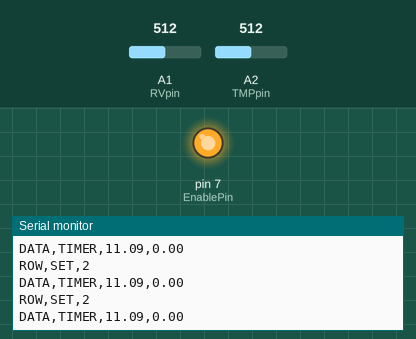
Simulated run of this sketch. Board: Arduino Uno, built with avr-gcc and run on an emulated ATmega328P. Parts: output pins drawn as LEDs (lit = HIGH), the last lines printed to the serial monitor. Inputs (shaded band) come from the test bench; at power-on: A2 (TMPpin) = 512, A1 (RVpin) = 512.

Above: at 1.2 s.
1.3 s: A2 (TMPpin) set to 529
At 1.9 s:
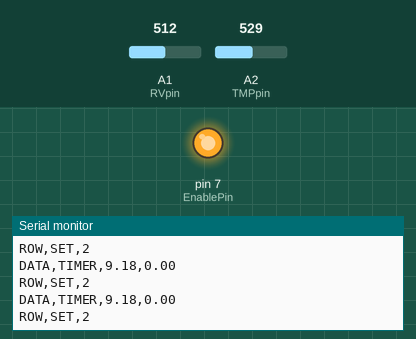
4.3 s: A1 (RVpin) set to 414
At 5.4 s:
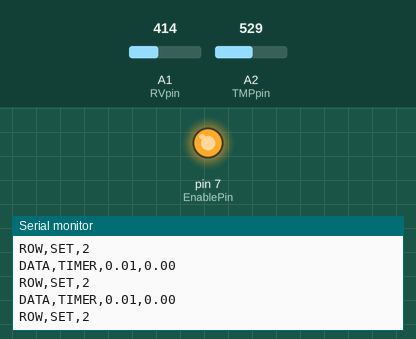
5.8 s: A1 (RVpin) set to 387
At 6.8 s:
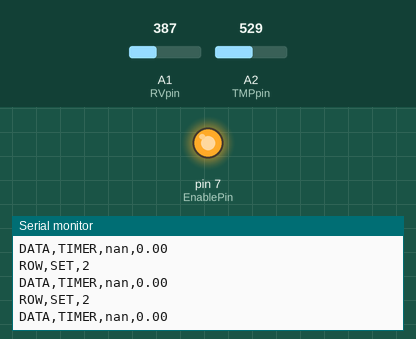
7.3 s: A2 (TMPpin) set to 503
8.8 s: A2 (TMPpin) set to 474
At 9.3 s:
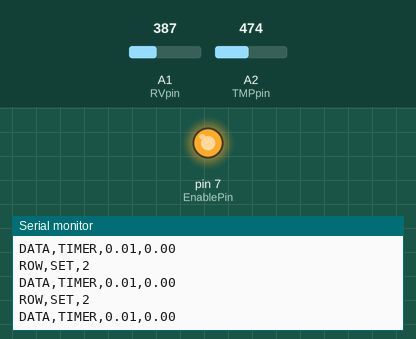
Timing chart, 0 to 11.8 s (numbered marks = the images above; inputs shaded):
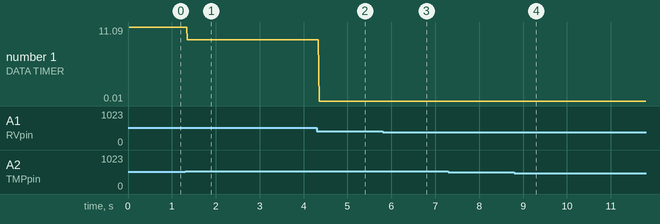

Measured:
- the behaviour switches between 521 and 522 on A2 (TMPpin) (found by bisection; images 0 and 1)
- the behaviour switches between 406 and 405 on A1 (RVpin) (found by bisection; images 2 and 3)
- the behaviour switches between 489 and 488 on A2 (TMPpin) (found by bisection; images 3 and 4)
- after the input at 1.3 s, the serial monitor: prints a new line after 0.05 s (image 1)
- after the input at 4.3 s, the serial monitor: prints a new line after 0.06 s (image 2)
- after the input at 5.8 s, the serial monitor: prints a new line after 0.05 s (image 3)
- plotted number 1: 11.09 → 9.18 after the input at 1.3 s, 9.18 → 0.01 after the input at 4.3 s

The sketch:

BreathingDevice.ino
```cpp
#include <Excel.h>
#include <BreathModule.h>


int RVpin = A1;
int TMPpin = A2;
int OUTpin = A3;
int EnablePin = 7;

int SensorCount = 2;   // Number of sensors to setup Excel object
int BaudRate = 19200; // Max communication speed

Excel myExcelObject(SensorCount); //Create Object for interacting with Excel plug-in
WindMod myModule(RVpin,TMPpin, OUTpin, EnablePin);


void setup() {

     Serial.begin(BaudRate);

     delay(10);

     myModule.EnableMod();

      myExcelObject.Labels[0] = "Sense";

      myExcelObject.PushLabels();

      myExcelObject.EnableRowWrite();

}

void loop(){

myExcelObject.Data[0] = myModule.getCurrentMPH();


myExcelObject.PushData();

}
```
